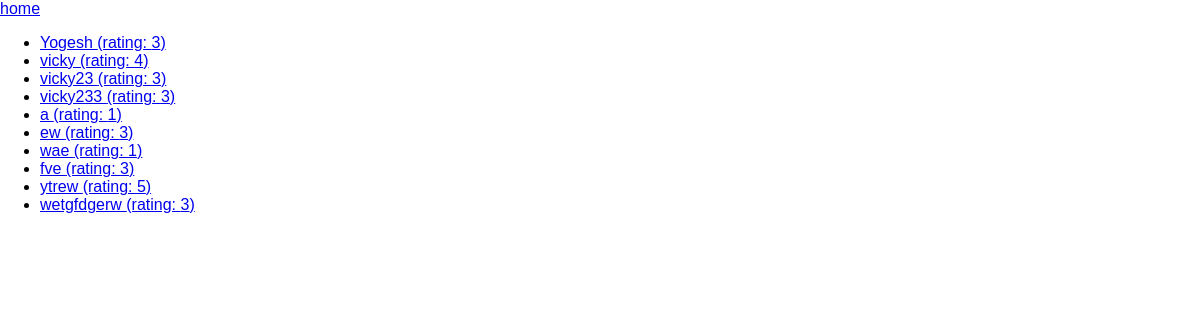
Page /reviews/reviews-list on the committed database.
### reviews/models.py (models this page shows, shortened)
class Review(models.Model):
    user_name = models.CharField( max_length=100, primary_key=True)
    review_text = models.TextField()
    rating = models.IntegerField()

### reviews/views.py (the view)
# urls.py: path("reviews-list", views.ReviewListView.as_view(), name="reviews-list-page"),
class ReviewListView(ListView):
    template_name = "reviews/review_list.html"
    model = Review
    context_object_name = "reviews"

### reviews/templates/reviews/review_list.html (shortened to what this page needs)
{% extends "reviews/base.html" %}
{% block content %}
    <ul>
        {% for review in reviews %}
            <li><a href="{% url "reviews-details-page" review.user_name %}"> {{ review.user_name}} (rating: {{ review.rating }}) </a></li>
        {% endfor %}
    </ul>
{% endblock content %}

### reviews/static/reviews/style.css (style rules this page uses)
body { font-family: sans-serif; margin: 0; }

### rows in the picture
Review: user_name "Yogesh", rating "3"
Review: user_name "vicky", rating "4"
Review: user_name "vicky23", rating "3"
Review: user_name "vicky233", rating "3"
Review: user_name "a", rating "1"
Review: user_name "ew", rating "3"
Review: user_name "wae", rating "1"
Review: user_name "fve", rating "3"
Review: user_name "ytrew", rating "5"
Review: user_name "wetgfdgerw", rating "3"
